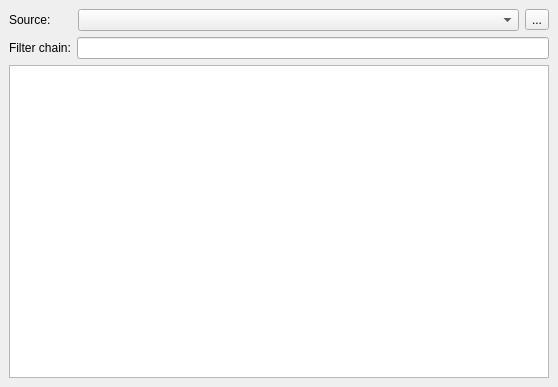
<?xml version="1.0" encoding="UTF-8"?>
<ui version="4.0">
 <class>WinFilterChain</class>
 <widget class="QDockWidget" name="WinFilterChain">
  <property name="geometry">
   <rect>
    <x>0</x>
    <y>0</y>
    <width>558</width>
    <height>387</height>
   </rect>
  </property>
  <property name="features">
   <set>QDockWidget::DockWidgetFloatable|QDockWidget::DockWidgetMovable</set>
  </property>
  <property name="windowTitle">
   <string>WinFilterChain</string>
  </property>
  <widget class="QWidget" name="centralwidget">
   <layout class="QVBoxLayout" name="verticalLayout">
    <item>
     <layout class="QHBoxLayout" name="horizontalLayout_3">
      <item>
       <widget class="QLabel" name="label_3">
        <property name="maximumSize">
         <size>
          <width>63</width>
          <height>16777215</height>
         </size>
        </property>
        <property name="text">
         <string>Source:</string>
        </property>
       </widget>
      </item>
      <item>
       <widget class="QComboBox" name="sourcesComboBox"/>
      </item>
      <item>
       <widget class="QToolButton" name="sourcesButton">
        <property name="text">
         <string>...</string>
        </property>
       </widget>
      </item>
     </layout>
    </item>
    <item>
     <layout class="QHBoxLayout" name="horizontalLayout">
      <item>
       <widget class="QLabel" name="label">
        <property name="text">
         <string>Filter chain:</string>
        </property>
       </widget>
      </item>
      <item>
       <widget class="QLineEdit" name="sourceNameLineEdit"/>
      </item>
     </layout>
    </item>
    <item>
     <widget class="QListWidget" name="filterListWidget"/>
    </item>
   </layout>
  </widget>
 </widget>
 <resources/>
 <connections/>
</ui>
